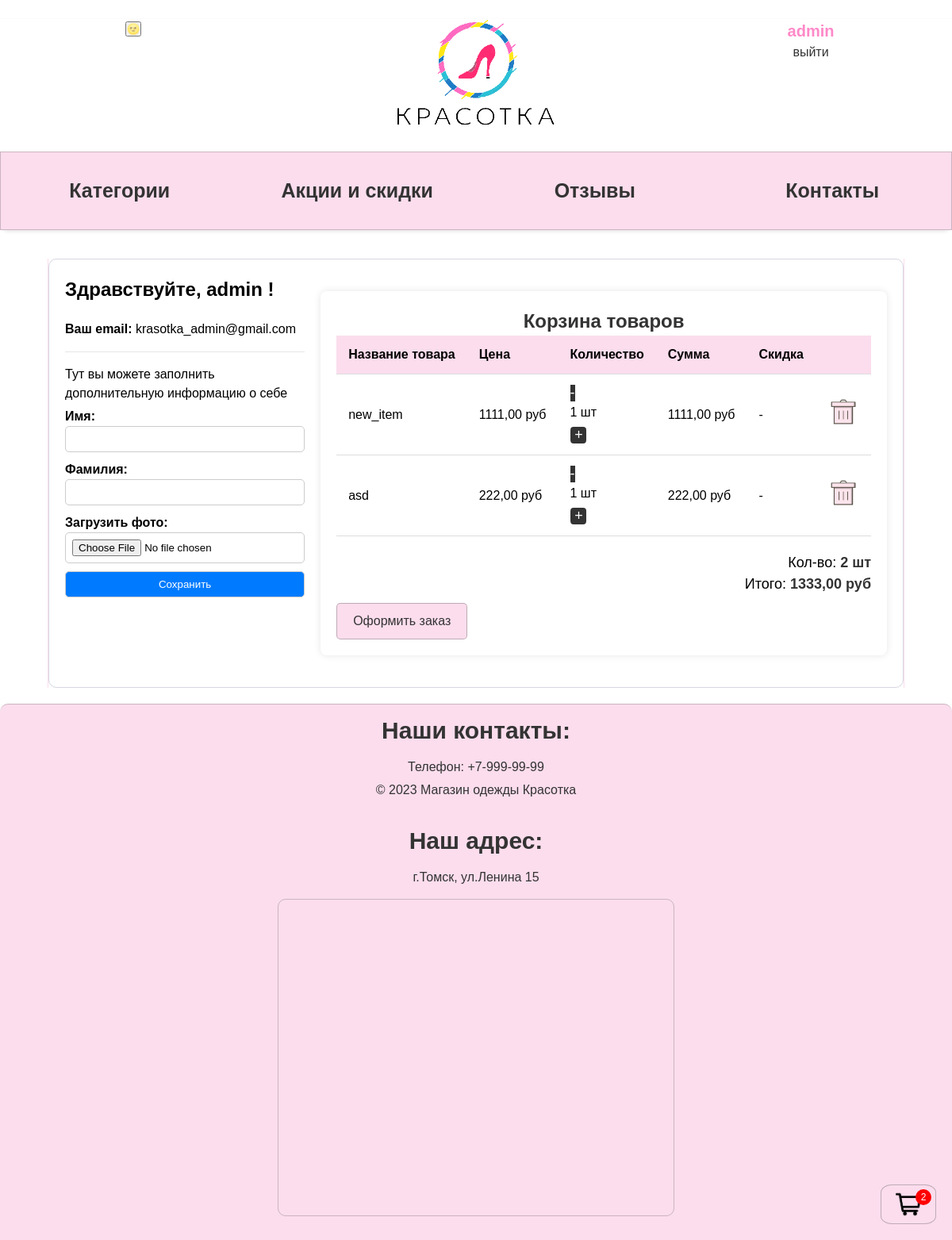
The app's page /users/account/ (signed in), older data.
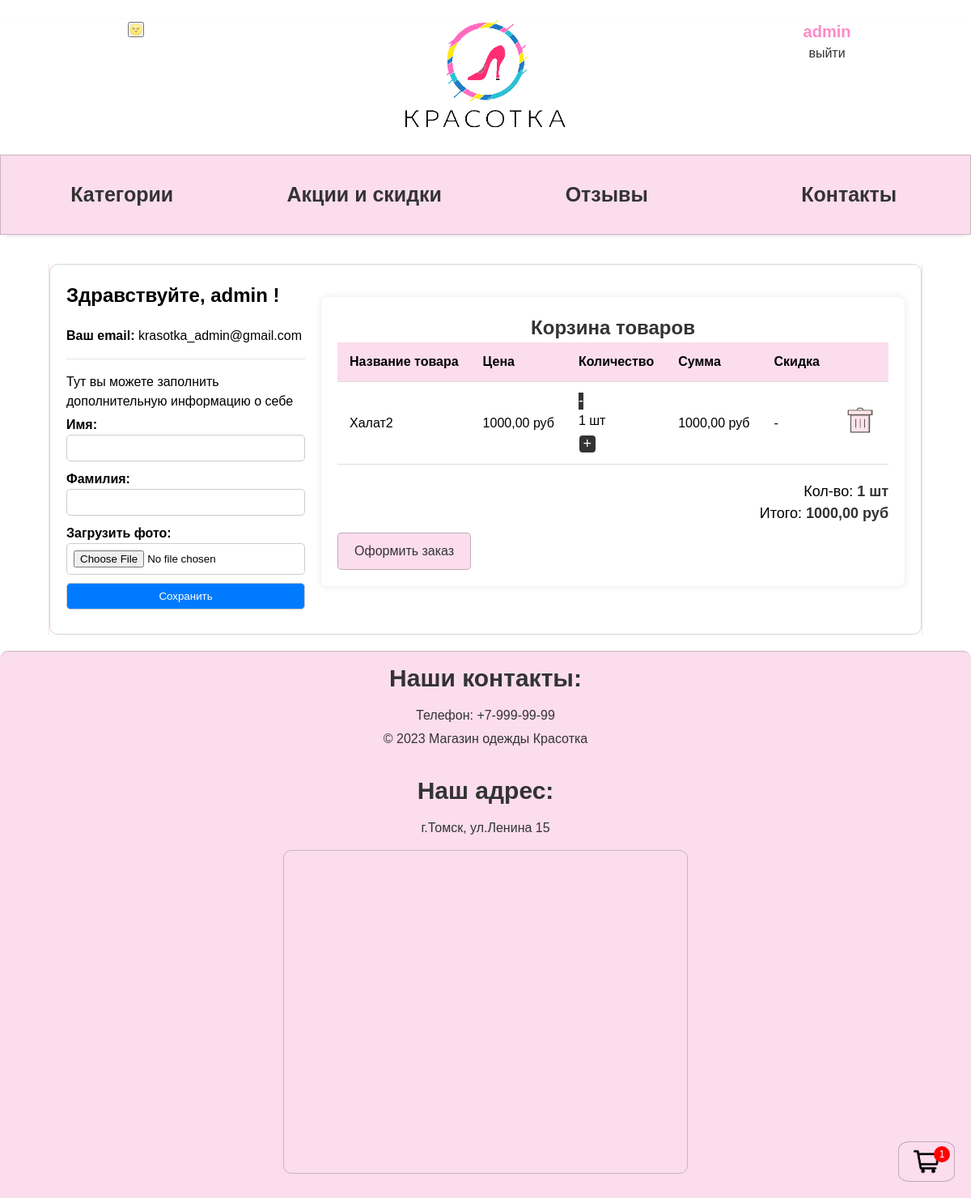
The same page, newer data.
### cart/models.py (models this page shows, shortened)
class Cart(models.Model):
    user = models.ForeignKey(to=User, on_delete=models.CASCADE, blank=True, null=True, verbose_name='пользователь')
    product = models.ForeignKey(to=Item, on_delete=models.CASCADE, verbose_name='товар')
    quantity = models.PositiveSmallIntegerField(default=0, verbose_name='кол-во')
    session_key = models.CharField(max_length=32, null=True, blank=True)
    created_timestamp = models.DateTimeField(auto_now_add=True, verbose_name='дата добавления')
    new_params = models.CharField(max_length=32, null=True, blank=True)
    class Meta:
        db_table = 'cart'
        verbose_name = 'Корзина'
        verbose_name_plural = 'Корзина'
    objects = CartQueryset().as_manager()
    def product_price(self):
        return round(self.product.sell_price() * self.quantity, 2)

### mainApp/models.py (models this page shows, shortened)
class Item(models.Model):
    category = models.ForeignKey(Category, on_delete=models.CASCADE, null=True, verbose_name='Категория')
    name = models.CharField(max_length=100, verbose_name='Название')
    description = models.TextField(default=None, verbose_name='Описание')
    price = models.DecimalField(max_digits=10, decimal_places=2, verbose_name='Цена')
    image = models.ImageField(upload_to='items/%Y/%m/%d/', blank=True, verbose_name='Фото')
    created_at = models.DateTimeField(auto_now_add=True, verbose_name='Создано')
    updated_at = models.DateTimeField(auto_now=True, verbose_name='Обновлено')
    slug_name = models.CharField(max_length=100, default='slug_name', verbose_name='Слаг (форен кей)')
    item_slug = models.CharField(max_length=100, default='item_slug', verbose_name='Слаг (предмета)')
    discount = models.DecimalField(default=0.00, max_digits=4, decimal_places=2,verbose_name='Скидка')
    def sell_price(self):
        if self.discount:
            return round(self.price - self.price * self.discount/100, 2)
        return self.price
    class Meta:
        verbose_name = 'Вещи'
        verbose_name_plural = 'Вещи'
        ordering = ['created_at', 'updated_at']

### users/views.py (the view, shortened to what this page needs)
# urls.py: path('account/', AccountView.as_view(), name='account'),
class AccountView(ListView):
    def get(self, request, *args, **kwargs):
        user_profile = self.request.user
        carts = Cart.objects.filter(user=user_profile)
        data = {
            'user': user_profile,
            'carts': carts,
        }
        return render(request, 'users/account.html', data)

### cart/models.py (called while the page is built)
    def total_price(self):
        return sum(cart.product_price() for cart in self)

    def total_quantity(self):
        if self:
            return sum(cart.quantity for cart in self)
        return 0

### users/templates/users/account.html (shortened to what this page needs)
{% extends "base.html" %}
{% load static %}
{% block content %}
<div class="acc_container">
    <div class="user-details">
        <h2>Здравствуйте, {{user.username}} !</h2>
        <p><b>Ваш email: </b> {{user.email}}</p>
        <hr>
        <p>Тут вы можете заполнить дополнительную информацию о себе</p>
        <form action="#" method="post" enctype="multipart/form-data">
            <label for="first-name">Имя:</label><br>
            <input type="text" id="first-name" name="first-name"><br>
            <label for="last-name">Фамилия:</label><br>
            <input type="text" id="last-name" name="last-name"><br>
            <label for="photo">Загрузить фото:</label><br>
            <input type="file" id="photo" name="photo"><br>
            <input type="submit" value="Сохранить">
        </form>
    </div>
    <div class="cart_container">
    <h1>Корзина товаров</h1>
    <table>
        <thead>
        <tr>
            <th>Название товара</th>
            <th>Цена</th>
            <th>Количество</th>
            <th>Сумма</th>
            <th>Скидка</th>
            <th></th>
        </tr>
        </thead>
        {% for cart in carts %}
        <tbody>
        <tr class="{{cart.id}}">
            <td>{{cart.product.name}}</td>
            {% if cart.product.discount %}
            <td>{{cart.product.sell_price}} руб</td>
            {% else %}
            <td>{{cart.product.price}} руб</td>
            {% endif %}
            <td>
                <button class="decrement" data-product="{{ cart.product.id }}" data-quantity="-1"
                        data-cartid="{{cart.id}}" data-action="decrement" data-path="{{ request.build_absolute_uri }}">-
                </button>
                <p class="cart-quantity-item">{{ cart.quantity }} шт</p>
                <button class="increment" data-product="{{ cart.product.id }}" data-path="{{ request.build_absolute_uri }}" data-quantity="1"
                        data-action="increment">+
                </button>
            </td>
            <td id="total_price_item">{{cart.product_price}} руб</td>
            {% if cart.product.discount %}
            <td>{{cart.product.discount}}%</td>
            {% else %}
            <td>-</td>
            {% endif %}
            <td>
                <button style="background-color: transparent;" class="trash_button" data-path="{{ request.build_absolute_uri }}" data-cartid="{{ cart.id }}"
                        data-action="delete"><img
                        src="{% static 'mainApp/img/корзина.png' %}"></button>
            </td>
        </tr>
        </tbody>
        {% endfor %}
    </table>
    {% if user.is_authenticated%}
    {% if not carts %}
    <h4 style="text-align: center; margin-top: 2%;">Пусто</h4>
    {% else %}
    <div class="total">
        Кол-во: <span><strong id="total_quantity">{{carts.total_quantity}} шт</strong></span><br>
        Итого: <span><strong id="total_price"> {{carts.total_price}} руб</strong></span>
    </div>
    <div>
        <a href="#" methods="#" class="compleat">Оформить заказ</a>
    </div>
    {% endif %}
    {% else %}
    <div class="not_authorized" style="width:250px;display:block;margin-left: auto;margin-right:auto;">
        <a href='http://127.0.0.1:8000/users/login/' style="color: red;">Необходимо авторизоваться</a>
    </div>
    {% endif %}
</div>
{% endblock %}

### magaz/templates/base.html (shortened to what this page needs)
<!DOCTYPE html>
{% load static %}
<html lang="ru">
<head>
    <link rel="stylesheet" href="{% static 'mainApp/css/style.css' %}"/>
    <link href="https://fonts.cdnfonts.com/css/gilroy-bold" rel="stylesheet">
</head>
<body>
<header class="header">
    <div class="top_container">
        <div class="logo_container">
            <div class="theme-selector"><input type="button" value="&#x1F31D;"></div>
            <div class="logo">
                <a href="http://127.0.0.1:8000">
                    <img src="{% static 'mainApp/img/logogo.png' %}" alt="logo">
                </a>
            </div>
            <div class="sign_in_out">
                {% if user.is_authenticated %}
                <li class="last">
                    {% if user.username == 'admin' %}
                    <a href="http://127.0.0.1:8000/admin/" class="user-link">
                        <b class="username">{{user.username}}</b>
                    </a>
                    {% else %}
                    <a href="http://127.0.0.1:8000/users/account/" class="user-link">
                        <b class="username">{{user.username}}</b>
                    </a>
                    {% endif %}
                    <a href="http://127.0.0.1:8000/users/logout/" class="logout-link"><p>выйти</p></a>
                </li>
                {% else %}
                <li class="last">
                    <a href="http://127.0.0.1:8000/users/login/" class="login-link"><p>Войти</p></a>
                    <a href="http://127.0.0.1:8000/users/register/" class="register-link"><p>Регистрация</p></a>
                </li>
                {% endif %}
            </div>
        </div>
        <a class="buy_cart" href="{% url 'purchase:cart' %}"><img class="buy_cart_img"
                                                                  src="{% static 'mainApp/img/корзина_покупок.png' %}"
                                                                  alt="Корзина">
            <div id="cart-count">{{carts.total_quantity}}</div>
        </a>
    </div>
    <nav class="header_nav">
        <ul class="main_nav_list">
            <li class="main_nav">
                <a class="nav_cat" href="http://127.0.0.1:8000/category/">Категории</a>
            </li>
            <li class="main_nav">
                <a class="nav_cat" href="http://127.0.0.1:8000/sale/">Акции и скидки</a>
            </li>
            <li class="main_nav">
                <a class="nav_cat" href="http://127.0.0.1:8000/reviews/">Отзывы</a>
            </li>
            <li class="main_nav">
                <a class="nav_cat" href="#bottom">Контакты</a>
            </li>
        </ul>
    </nav>
</header>
<main class="block_content">
    {% block content %}
    {% endblock %}
</main>
<footer>
    <h2>Наши контакты:</h2>
    <p>Телефон: +7-999-99-99</p>
    <p>© 2023 Магазин одежды Красотка</p>
    <br>
    <h2>Наш адрес:</h2>
    <p>г.Томск, ул.Ленина 15</p>
</footer>
<div class="iframe">
    <iframe src="https://yandex.ru/map-widget/v1/?um=constructor%3Acabe00bc532732b9281b46adffe3f626dcdd78c9b9a39b3fe4279d03a0b87442&amp;source=constructor"
            width="500" height="400" frameborder="0"></iframe>
</div>
</body>
</html>

Row changes from the older to the newer data that the page shows:
removed Cart: total_quantity "2", product.name "new_item", product.price "1111,00", quantity "1", product_price "1111,00", total_price "1333,00"
removed Cart: product.name "asd", product.price "222,00", quantity "1", product_price "222,00"
added Cart: total_quantity "1", product.name "Халат2", product.price "1000,00", quantity "1", product_price "1000,00", total_price "1000,00"
